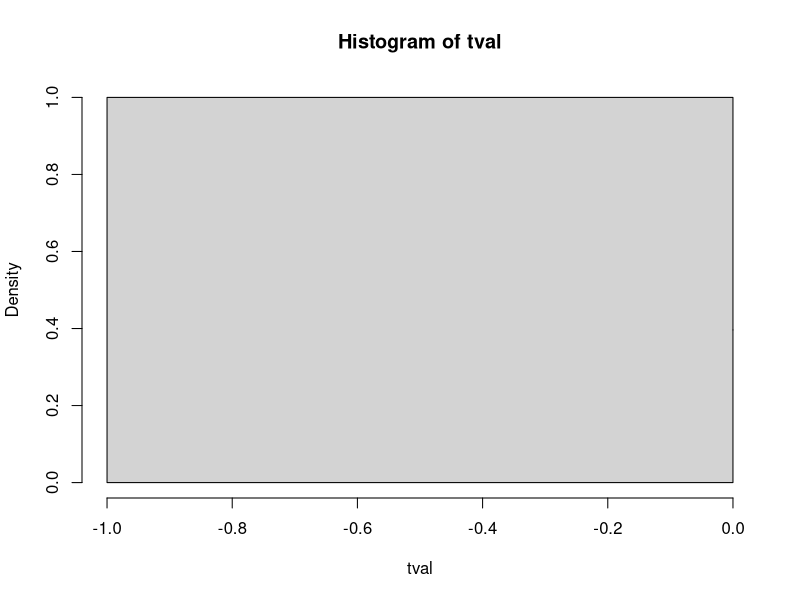

The R source for this figure:
# Test de moyenne bilatéral - T test simulation (Monte Carlo)
# Objectif: Estimation de puissance 
# dans le cas: 2 échantillons indépendants de même variance 
# connue s, et de moyennes respectives 0 et meand.
# NB: les tailles des échantillons ne sont pas nécessairement
# égales: on les note n1 et n2

# Clear environment
rm(list=ls())

#-----------------------------------------------------------------------
# Paramètres de la simulation
#-----------------------------------------------------------------------


# Number of runs
runs = 1000

# Sample sizes
n1 = 20
n2 = 20
# Difference between the means
# no difference to test the alpha level (type I errors)
meand0 = 0
# non null to test how often the existing effect is found (power)
meand = 0.1

# Standard deviation of both samples
s = 0.1

# Erreur de 1ère espèce
alpha = 0.05

#---------------------------------------------------
# t-test simulations (Monte-Carlo)
#---------------------------------------------------

ttest_MC_samevar<-function(runs, meand, n1, n2, s, alpha){
    
  # Independent variable (predictor)
  x = c(
    rep(1,n1),	# group 1
    rep(2,n2)	# group 2
  )
  x = factor(x)
  
  # Perform runs (with stochastic sampling)
  tval = numeric(runs) # to store resulting t statistics
  tval_hand = numeric(runs) # to store resulting t statistics (computed by hand)
  pval = numeric(runs) # to store resulting p-values
  for (r in 1:runs) {
    # Generate random independent samples with normal distributions
    # for the dependent variable (predicted)
    y = c(
      rnorm(n1,mean=0,sd=s),
      rnorm(n2,mean=meand,sd=s)
    )
    
    # Run model : on stocke les t-statistics et p-values
    # du modèle généré par R.
    model = t.test(y~x, var.equal=TRUE)
   
    
    # Hand-made equivalent to compute the t statistic
    # (will produce the same value as model$statistic)
    # DV for each group
    y1 = y[x==1]
    y2 = y[x==2]
    # Pooled standard deviation
    s12 = sqrt((sd(y1)^2+sd(y2)^2)/(n1+n2-2))
    tval_hand[r] = (mean(y1)-mean(y2))/(s12*sqrt((1/n1)+(1/n2)))
  }
  
  # Display the resulting statistics
  res = data.frame(
    t_statistic=tval,
    t_statistic_hand=tval_hand,
    p_value=pval
  )
  head(res,10)
  
  # Histograms for the observed t statistic on independent samples
  hist(tval,freq=FALSE,breaks=100)
  # Curve for the theoretical distribution for independent samples
  # (if mean = 0)
  s_range = seq(min(tval),max(tval),length.out=100)
  lines(s_range,dt(s_range,n1+n1-2))
  # if the histogram and curve match,
  # this means we cannot differentiate the results at chance level)
  
  # Directly exploit the pvalues generated by the model
  # to get the power of type I error rate (depending on meand value)
  # p5_model devrait tendre vers 0.05 si meand = 0
  # p5_model nous donne la puissance du test si meand != 0
  nb = sum(pval<alpha)
  # --> signifie que si meand = 0, on conclue à tort un effet à un ratio p5_model
  # si meand != 0, on affirme à raison un effet à un ratio p5_model
  p5_model = nb/runs
  
  # Compute the ratio of type I errors (should be <0.5)
  # equivalent to what precedes (to help you understand the computations)
  # (using the t statistic table/function)
  # p5_hand devrait etre égal à p5_model
  thr_low = qt(alpha/2,n1+n2-2,lower.tail=T)
  thr_upp = qt(alpha/2,n1+n2-2,lower.tail=F)
  nb = sum(tval<thr_low | tval>thr_upp)
  p5_hand = nb/runs
  
  # On calcule la puissance théorique (analytique) du t-test avec le package power:
  # NB: Dans le cas n1 = n2 = n, on devrait avoir p5_package = p5_model = p5_hand.
  p5_package = power.t.test(n=(n1+n2)/2, d = meand/s, sig.level = alpha, type = "two.sample", alternative = "two.sided")$power
  
  # Add these results to the global table
  results = data.frame(
    n1=n1,
    n2=n2,
    mean_diff=meand,
    sd=s,
    runs=runs,
    p5_model=p5_model,
    p5_hand=p5_hand,
    p5_package=p5_package 
  )
  results
}
ttest_MC_samevar(runs, meand, n1, n2, s, alpha)
# If meand=0, we expect the proportion of p-values<0.05 to be roughly at 0.05 (type I error rate)
# If meand!=0, we expect the proportion of p-values<0.05 to be the highest possible (power)
